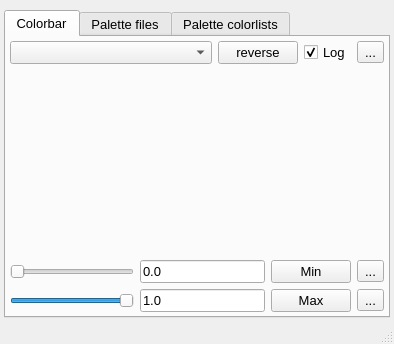
<?xml version="1.0" encoding="UTF-8"?>
<ui version="4.0">
 <class>Colorbar</class>
 <widget class="QMainWindow" name="Colorbar">
  <property name="geometry">
   <rect>
    <x>0</x>
    <y>0</y>
    <width>394</width>
    <height>344</height>
   </rect>
  </property>
  <property name="windowTitle">
   <string>ColorBar</string>
  </property>
  <property name="unifiedTitleAndToolBarOnMac">
   <bool>true</bool>
  </property>
  <widget class="QWidget" name="centralwidget">
   <layout class="QGridLayout" name="gridLayout" columnstretch="3">
    <property name="leftMargin">
     <number>4</number>
    </property>
    <property name="topMargin">
     <number>10</number>
    </property>
    <property name="rightMargin">
     <number>4</number>
    </property>
    <property name="bottomMargin">
     <number>4</number>
    </property>
    <item row="0" column="0">
     <widget class="QTabWidget" name="colorbarTabs">
      <property name="font">
       <font>
        <pointsize>10</pointsize>
       </font>
      </property>
      <property name="tabPosition">
       <enum>QTabWidget::North</enum>
      </property>
      <property name="currentIndex">
       <number>0</number>
      </property>
      <property name="neutrinoSave" stdset="0">
       <bool>true</bool>
      </property>
      <widget class="QWidget" name="tab">
       <attribute name="title">
        <string>Colorbar</string>
       </attribute>
       <layout class="QGridLayout" name="gridLayout_2" rowstretch="0,1,0">
        <property name="margin">
         <number>4</number>
        </property>
        <item row="0" column="0">
         <widget class="QWidget" name="widget_3" native="true">
          <layout class="QGridLayout" name="gridLayout_8" columnstretch="1,0,0,0">
           <property name="margin">
            <number>0</number>
           </property>
           <item row="0" column="0">
            <widget class="QComboBox" name="comboBox">
             <property name="enabled">
              <bool>true</bool>
             </property>
             <property name="font">
              <font>
               <pointsize>10</pointsize>
              </font>
             </property>
            </widget>
           </item>
           <item row="0" column="1">
            <widget class="QPushButton" name="invert">
             <property name="font">
              <font>
               <pointsize>10</pointsize>
              </font>
             </property>
             <property name="text">
              <string>reverse</string>
             </property>
            </widget>
           </item>
           <item row="0" column="3">
            <widget class="QToolButton" name="savePDF">
             <property name="text">
              <string>...</string>
             </property>
             <property name="icon">
              <iconset>
               <normaloff>:icons//savePDF.png</normaloff>:icons//savePDF.png</iconset>
             </property>
            </widget>
           </item>
           <item row="0" column="2">
            <widget class="QCheckBox" name="checkBox">
             <property name="font">
              <font>
               <pointsize>10</pointsize>
              </font>
             </property>
             <property name="autoFillBackground">
              <bool>false</bool>
             </property>
             <property name="text">
              <string>Log</string>
             </property>
             <property name="checked">
              <bool>true</bool>
             </property>
            </widget>
           </item>
          </layout>
         </widget>
        </item>
        <item row="1" column="0">
         <widget class="nHistogram" name="histogram" native="true">
          <property name="minimumSize">
           <size>
            <width>0</width>
            <height>140</height>
           </size>
          </property>
          <property name="font">
           <font>
            <pointsize>10</pointsize>
           </font>
          </property>
          <property name="cursor">
           <cursorShape>CrossCursor</cursorShape>
          </property>
          <property name="mouseTracking">
           <bool>true</bool>
          </property>
          <property name="focusPolicy">
           <enum>Qt::StrongFocus</enum>
          </property>
         </widget>
        </item>
        <item row="2" column="0">
         <widget class="QWidget" name="widget" native="true">
          <layout class="QGridLayout" name="gridLayout_4" columnstretch="2,0,0,0">
           <property name="margin">
            <number>0</number>
           </property>
           <item row="1" column="0">
            <widget class="QSlider" name="sliderMax">
             <property name="font">
              <font>
               <pointsize>10</pointsize>
              </font>
             </property>
             <property name="maximum">
              <number>10000</number>
             </property>
             <property name="pageStep">
              <number>1000</number>
             </property>
             <property name="value">
              <number>10000</number>
             </property>
             <property name="orientation">
              <enum>Qt::Horizontal</enum>
             </property>
            </widget>
           </item>
           <item row="0" column="2">
            <widget class="QPushButton" name="setToMin">
             <property name="font">
              <font>
               <pointsize>10</pointsize>
              </font>
             </property>
             <property name="text">
              <string>Min</string>
             </property>
            </widget>
           </item>
           <item row="0" column="1">
            <widget class="QLineEdit" name="lineMin">
             <property name="font">
              <font>
               <pointsize>10</pointsize>
              </font>
             </property>
             <property name="text">
              <string>0.0</string>
             </property>
            </widget>
           </item>
           <item row="0" column="0">
            <widget class="QSlider" name="sliderMin">
             <property name="font">
              <font>
               <pointsize>10</pointsize>
              </font>
             </property>
             <property name="maximum">
              <number>10000</number>
             </property>
             <property name="orientation">
              <enum>Qt::Horizontal</enum>
             </property>
            </widget>
           </item>
           <item row="0" column="3">
            <widget class="QToolButton" name="autoscale">
             <property name="text">
              <string>...</string>
             </property>
             <property name="icon">
              <iconset>
               <normaloff>:icons//lockClose.png</normaloff>:icons//lockClose.png</iconset>
             </property>
             <property name="checkable">
              <bool>true</bool>
             </property>
            </widget>
           </item>
           <item row="1" column="1">
            <widget class="QLineEdit" name="lineMax">
             <property name="font">
              <font>
               <pointsize>10</pointsize>
              </font>
             </property>
             <property name="text">
              <string>1.0</string>
             </property>
            </widget>
           </item>
           <item row="1" column="2">
            <widget class="QPushButton" name="setToMax">
             <property name="font">
              <font>
               <pointsize>10</pointsize>
              </font>
             </property>
             <property name="text">
              <string>Max</string>
             </property>
            </widget>
           </item>
           <item row="1" column="3">
            <widget class="QToolButton" name="cutoff">
             <property name="text">
              <string>...</string>
             </property>
             <property name="icon">
              <iconset>
               <normaloff>:icons//plus.png</normaloff>:icons//plus.png</iconset>
             </property>
            </widget>
           </item>
          </layout>
          <zorder>sliderMin</zorder>
          <zorder>sliderMax</zorder>
          <zorder>lineMin</zorder>
          <zorder>lineMax</zorder>
          <zorder>setToMin</zorder>
          <zorder>setToMax</zorder>
          <zorder>autoscale</zorder>
          <zorder>cutoff</zorder>
         </widget>
        </item>
       </layout>
      </widget>
      <widget class="QWidget" name="tab_3">
       <attribute name="title">
        <string>Palette files</string>
       </attribute>
       <layout class="QGridLayout" name="gridLayout_9">
        <property name="margin">
         <number>4</number>
        </property>
        <item row="2" column="0">
         <widget class="QPushButton" name="addPaletteFile">
          <property name="font">
           <font>
            <pointsize>10</pointsize>
           </font>
          </property>
          <property name="text">
           <string>Add File</string>
          </property>
         </widget>
        </item>
        <item row="2" column="1">
         <widget class="QPushButton" name="removePaletteFile">
          <property name="font">
           <font>
            <pointsize>10</pointsize>
           </font>
          </property>
          <property name="text">
           <string>Remove File</string>
          </property>
         </widget>
        </item>
        <item row="1" column="0" colspan="2">
         <widget class="QTreeWidget" name="fileList">
          <property name="font">
           <font>
            <pointsize>10</pointsize>
           </font>
          </property>
          <property name="alternatingRowColors">
           <bool>true</bool>
          </property>
          <attribute name="headerDefaultSectionSize">
           <number>100</number>
          </attribute>
          <column>
           <property name="text">
            <string>Name</string>
           </property>
          </column>
          <column>
           <property name="text">
            <string>File</string>
           </property>
          </column>
         </widget>
        </item>
       </layout>
      </widget>
      <widget class="QWidget" name="tab_2">
       <attribute name="title">
        <string>Palette colorlists</string>
       </attribute>
       <layout class="QGridLayout" name="gridLayout_7">
        <property name="margin">
         <number>4</number>
        </property>
        <item row="4" column="0">
         <widget class="QTreeWidget" name="palettes">
          <property name="font">
           <font>
            <pointsize>10</pointsize>
           </font>
          </property>
          <property name="editTriggers">
           <set>QAbstractItemView::NoEditTriggers</set>
          </property>
          <property name="alternatingRowColors">
           <bool>true</bool>
          </property>
          <attribute name="headerDefaultSectionSize">
           <number>100</number>
          </attribute>
          <column>
           <property name="text">
            <string>Name</string>
           </property>
          </column>
          <column>
           <property name="text">
            <string>Color list</string>
           </property>
          </column>
         </widget>
        </item>
        <item row="1" column="0">
         <widget class="QWidget" name="widget_2" native="true">
          <layout class="QGridLayout" name="gridLayout_5" columnstretch="1">
           <property name="margin">
            <number>0</number>
           </property>
           <item row="0" column="0">
            <widget class="QGroupBox" name="groupBox">
             <property name="title">
              <string>Name</string>
             </property>
             <layout class="QGridLayout" name="gridLayout_6">
              <property name="leftMargin">
               <number>0</number>
              </property>
              <property name="topMargin">
               <number>2</number>
              </property>
              <property name="rightMargin">
               <number>0</number>
              </property>
              <property name="bottomMargin">
               <number>0</number>
              </property>
              <item row="0" column="2">
               <widget class="QLineEdit" name="paletteName">
                <property name="font">
                 <font>
                  <pointsize>10</pointsize>
                 </font>
                </property>
                <property name="text">
                 <string/>
                </property>
               </widget>
              </item>
              <item row="0" column="3">
               <widget class="QToolButton" name="addPalette">
                <property name="text">
                 <string>...</string>
                </property>
                <property name="icon">
                 <iconset>
                  <normaloff>:icons//plus.png</normaloff>:icons//plus.png</iconset>
                </property>
               </widget>
              </item>
              <item row="0" column="4">
               <widget class="QToolButton" name="removePalette">
                <property name="text">
                 <string>...</string>
                </property>
                <property name="icon">
                 <iconset>
                  <normaloff>:icons//remove.png</normaloff>:icons//remove.png</iconset>
                </property>
               </widget>
              </item>
             </layout>
            </widget>
           </item>
          </layout>
         </widget>
        </item>
        <item row="2" column="0">
         <widget class="QGroupBox" name="groupBox_2">
          <property name="title">
           <string>ColorList</string>
          </property>
          <layout class="QGridLayout" name="gridLayout_3">
           <property name="leftMargin">
            <number>0</number>
           </property>
           <property name="topMargin">
            <number>2</number>
           </property>
           <property name="rightMargin">
            <number>0</number>
           </property>
           <property name="bottomMargin">
            <number>0</number>
           </property>
           <item row="0" column="0">
            <widget class="QLineEdit" name="colorlist">
             <property name="font">
              <font>
               <pointsize>10</pointsize>
              </font>
             </property>
             <property name="text">
              <string/>
             </property>
            </widget>
           </item>
           <item row="0" column="1">
            <widget class="QToolButton" name="addColor">
             <property name="text">
              <string>...</string>
             </property>
             <property name="icon">
              <iconset>
               <normaloff>:icons//colors.png</normaloff>:icons//colors.png</iconset>
             </property>
            </widget>
           </item>
          </layout>
         </widget>
        </item>
       </layout>
      </widget>
     </widget>
    </item>
   </layout>
  </widget>
  <widget class="QStatusBar" name="statusbar">
   <property name="font">
    <font>
     <pointsize>10</pointsize>
    </font>
   </property>
  </widget>
 </widget>
 <customwidgets>
  <customwidget>
   <class>nHistogram</class>
   <extends>QWidget</extends>
   <header>../src/pans/colorbar/nHistogram.h</header>
   <container>1</container>
  </customwidget>
 </customwidgets>
 <tabstops>
  <tabstop>colorbarTabs</tabstop>
  <tabstop>comboBox</tabstop>
  <tabstop>invert</tabstop>
  <tabstop>checkBox</tabstop>
  <tabstop>savePDF</tabstop>
  <tabstop>histogram</tabstop>
  <tabstop>sliderMin</tabstop>
  <tabstop>sliderMax</tabstop>
  <tabstop>lineMin</tabstop>
  <tabstop>lineMax</tabstop>
  <tabstop>setToMin</tabstop>
  <tabstop>setToMax</tabstop>
  <tabstop>autoscale</tabstop>
  <tabstop>cutoff</tabstop>
  <tabstop>paletteName</tabstop>
  <tabstop>colorlist</tabstop>
  <tabstop>palettes</tabstop>
  <tabstop>addColor</tabstop>
 </tabstops>
 <resources>
  <include location="../resources/neutrino.qrc"/>
 </resources>
 <connections/>
</ui>
